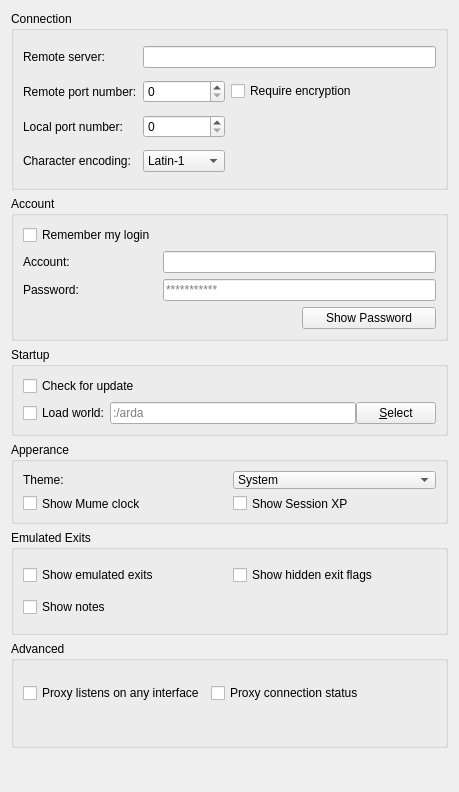
<?xml version="1.0" encoding="UTF-8"?>
<ui version="4.0">
 <class>GeneralPage</class>
 <widget class="QWidget" name="GeneralPage">
  <property name="geometry">
   <rect>
    <x>0</x>
    <y>0</y>
    <width>459</width>
    <height>792</height>
   </rect>
  </property>
  <property name="windowTitle">
   <string>Form1</string>
  </property>
  <layout class="QVBoxLayout">
   <item>
    <widget class="QGroupBox" name="groupBox_connections">
     <property name="minimumSize">
      <size>
       <width>435</width>
       <height>179</height>
      </size>
     </property>
     <property name="title">
      <string>Connection</string>
     </property>
     <layout class="QGridLayout" name="gridLayout_5">
      <item row="2" column="0">
       <widget class="QLabel" name="textLabel4_2">
        <property name="sizePolicy">
         <sizepolicy hsizetype="Minimum" vsizetype="Preferred">
          <horstretch>0</horstretch>
          <verstretch>0</verstretch>
         </sizepolicy>
        </property>
        <property name="text">
         <string>Local port number:</string>
        </property>
        <property name="buddy">
         <cstring>localPort</cstring>
        </property>
       </widget>
      </item>
      <item row="1" column="1">
       <widget class="QSpinBox" name="remotePort">
        <property name="maximum">
         <number>65535</number>
        </property>
       </widget>
      </item>
      <item row="0" column="1" colspan="3">
       <widget class="QLineEdit" name="remoteName">
        <property name="sizePolicy">
         <sizepolicy hsizetype="Expanding" vsizetype="Fixed">
          <horstretch>0</horstretch>
          <verstretch>0</verstretch>
         </sizepolicy>
        </property>
       </widget>
      </item>
      <item row="1" column="0">
       <widget class="QLabel" name="textLabel3_2">
        <property name="sizePolicy">
         <sizepolicy hsizetype="Minimum" vsizetype="Preferred">
          <horstretch>0</horstretch>
          <verstretch>0</verstretch>
         </sizepolicy>
        </property>
        <property name="text">
         <string>Remote port number:</string>
        </property>
        <property name="buddy">
         <cstring>remotePort</cstring>
        </property>
       </widget>
      </item>
      <item row="2" column="1">
       <widget class="QSpinBox" name="localPort">
        <property name="maximum">
         <number>65535</number>
        </property>
       </widget>
      </item>
      <item row="1" column="2">
       <widget class="QCheckBox" name="encryptionCheckBox">
        <property name="toolTip">
         <string>Require that your connection to MUME is always secure</string>
        </property>
        <property name="text">
         <string>Require encryption</string>
        </property>
       </widget>
      </item>
      <item row="0" column="0">
       <widget class="QLabel" name="textLabel2_2">
        <property name="sizePolicy">
         <sizepolicy hsizetype="Minimum" vsizetype="Preferred">
          <horstretch>0</horstretch>
          <verstretch>0</verstretch>
         </sizepolicy>
        </property>
        <property name="text">
         <string>Remote server:</string>
        </property>
        <property name="buddy">
         <cstring>remoteName</cstring>
        </property>
       </widget>
      </item>
      <item row="1" column="3">
       <spacer name="horizontalSpacer">
        <property name="orientation">
         <enum>Qt::Horizontal</enum>
        </property>
        <property name="sizeHint" stdset="0">
         <size>
          <width>40</width>
          <height>20</height>
         </size>
        </property>
       </spacer>
      </item>
      <item row="3" column="0">
       <widget class="QLabel" name="label">
        <property name="text">
         <string>Character encoding:</string>
        </property>
        <property name="buddy">
         <cstring>charsetComboBox</cstring>
        </property>
       </widget>
      </item>
      <item row="3" column="1">
       <widget class="QComboBox" name="charsetComboBox">
        <item>
         <property name="text">
          <string extracomment="Default encoding">Latin-1</string>
         </property>
        </item>
        <item>
         <property name="text">
          <string extracomment="Modern clients only">UTF-8</string>
         </property>
        </item>
        <item>
         <property name="text">
          <string extracomment="No special characters">US-ASCII</string>
         </property>
        </item>
       </widget>
      </item>
     </layout>
    </widget>
   </item>
   <item>
    <widget class="QGroupBox" name="groupBox_3">
     <property name="title">
      <string>Account</string>
     </property>
     <layout class="QGridLayout" name="gridLayout_7">
      <item row="1" column="0">
       <widget class="QLabel" name="label_2">
        <property name="text">
         <string>Account:</string>
        </property>
        <property name="buddy">
         <cstring>accountName</cstring>
        </property>
       </widget>
      </item>
      <item row="2" column="0">
       <widget class="QLabel" name="label_3">
        <property name="text">
         <string>Password:</string>
        </property>
        <property name="buddy">
         <cstring>accountPassword</cstring>
        </property>
       </widget>
      </item>
      <item row="1" column="1" colspan="2">
       <widget class="QLineEdit" name="accountName"/>
      </item>
      <item row="2" column="1" colspan="2">
       <widget class="QLineEdit" name="accountPassword">
        <property name="echoMode">
         <enum>QLineEdit::Password</enum>
        </property>
        <property name="placeholderText">
         <string>***********</string>
        </property>
       </widget>
      </item>
      <item row="3" column="2">
       <widget class="QPushButton" name="showPassword">
        <property name="text">
         <string>Show Password</string>
        </property>
       </widget>
      </item>
      <item row="0" column="0" colspan="3">
       <widget class="QCheckBox" name="autoLogin">
        <property name="text">
         <string>Remember my login</string>
        </property>
       </widget>
      </item>
     </layout>
    </widget>
   </item>
   <item>
    <widget class="QGroupBox" name="groupBox">
     <property name="title">
      <string>Startup</string>
     </property>
     <layout class="QGridLayout" name="gridLayout_3">
      <item row="4" column="0" colspan="2">
       <widget class="QFrame" name="autoLoadFileFrame">
        <property name="frameShape">
         <enum>QFrame::NoFrame</enum>
        </property>
        <property name="frameShadow">
         <enum>QFrame::Plain</enum>
        </property>
        <property name="lineWidth">
         <number>0</number>
        </property>
        <layout class="QGridLayout" name="gridLayout_2">
         <property name="leftMargin">
          <number>0</number>
         </property>
         <property name="topMargin">
          <number>0</number>
         </property>
         <property name="rightMargin">
          <number>0</number>
         </property>
         <property name="bottomMargin">
          <number>0</number>
         </property>
         <property name="spacing">
          <number>0</number>
         </property>
         <item row="2" column="0">
          <widget class="QCheckBox" name="autoLoadCheck">
           <property name="text">
            <string>Load world:</string>
           </property>
          </widget>
         </item>
         <item row="2" column="1">
          <widget class="QLineEdit" name="autoLoadFileName">
           <property name="sizePolicy">
            <sizepolicy hsizetype="Expanding" vsizetype="Fixed">
             <horstretch>0</horstretch>
             <verstretch>0</verstretch>
            </sizepolicy>
           </property>
           <property name="placeholderText">
            <string>:/arda</string>
           </property>
          </widget>
         </item>
         <item row="2" column="2">
          <widget class="QPushButton" name="selectWorldFileButton">
           <property name="sizePolicy">
            <sizepolicy hsizetype="Fixed" vsizetype="Fixed">
             <horstretch>0</horstretch>
             <verstretch>0</verstretch>
            </sizepolicy>
           </property>
           <property name="text">
            <string>&amp;Select</string>
           </property>
          </widget>
         </item>
        </layout>
       </widget>
      </item>
      <item row="3" column="0" colspan="2">
       <widget class="QCheckBox" name="checkForUpdateCheckBox">
        <property name="text">
         <string>Check for update</string>
        </property>
       </widget>
      </item>
     </layout>
    </widget>
   </item>
   <item>
    <widget class="QGroupBox" name="groupBox_statusbar">
     <property name="minimumSize">
      <size>
       <width>435</width>
       <height>73</height>
      </size>
     </property>
     <property name="title">
      <string>Apperance</string>
     </property>
     <layout class="QGridLayout" name="gridLayout_4">
      <property name="bottomMargin">
       <number>9</number>
      </property>
      <item row="1" column="0">
       <widget class="QCheckBox" name="displayMumeClockCheckBox">
        <property name="text">
         <string>Show Mume clock</string>
        </property>
       </widget>
      </item>
      <item row="1" column="1">
       <widget class="QCheckBox" name="displayXPStatusCheckBox">
        <property name="text">
         <string>Show Session XP</string>
        </property>
       </widget>
      </item>
      <item row="0" column="1">
       <widget class="QComboBox" name="themeComboBox">
        <item>
         <property name="text">
          <string>System</string>
         </property>
        </item>
        <item>
         <property name="text">
          <string>Dark</string>
         </property>
        </item>
        <item>
         <property name="text">
          <string>Light</string>
         </property>
        </item>
       </widget>
      </item>
      <item row="0" column="0">
       <widget class="QLabel" name="label_4">
        <property name="text">
         <string>Theme:</string>
        </property>
        <property name="buddy">
         <cstring>themeComboBox</cstring>
        </property>
       </widget>
      </item>
     </layout>
    </widget>
   </item>
   <item>
    <widget class="QGroupBox" name="groupBox_exits">
     <property name="minimumSize">
      <size>
       <width>435</width>
       <height>105</height>
      </size>
     </property>
     <property name="title">
      <string>Emulated Exits</string>
     </property>
     <layout class="QGridLayout" name="gridLayout_6">
      <item row="1" column="0">
       <widget class="QCheckBox" name="emulatedExitsCheckBox">
        <property name="text">
         <string>Show emulated exits</string>
        </property>
       </widget>
      </item>
      <item row="2" column="0">
       <widget class="QCheckBox" name="showNotesCheckBox">
        <property name="text">
         <string>Show notes</string>
        </property>
       </widget>
      </item>
      <item row="1" column="1">
       <widget class="QCheckBox" name="showHiddenExitFlagsCheckBox">
        <property name="text">
         <string>Show hidden exit flags</string>
        </property>
       </widget>
      </item>
     </layout>
    </widget>
   </item>
   <item>
    <widget class="QGroupBox" name="groupBox_2">
     <property name="minimumSize">
      <size>
       <width>435</width>
       <height>107</height>
      </size>
     </property>
     <property name="title">
      <string>Advanced</string>
     </property>
     <layout class="QGridLayout" name="gridLayout">
      <item row="2" column="1">
       <spacer name="horizontalSpacer_2">
        <property name="orientation">
         <enum>Qt::Horizontal</enum>
        </property>
        <property name="sizeHint" stdset="0">
         <size>
          <width>40</width>
          <height>20</height>
         </size>
        </property>
       </spacer>
      </item>
      <item row="0" column="1">
       <widget class="QCheckBox" name="proxyConnectionStatusCheckBox">
        <property name="toolTip">
         <string>Disconnect from the mud client when MUME disconnects</string>
        </property>
        <property name="text">
         <string>Proxy connection status</string>
        </property>
       </widget>
      </item>
      <item row="0" column="0">
       <widget class="QCheckBox" name="proxyListensOnAnyInterfaceCheckBox">
        <property name="toolTip">
         <string>Allow external traffic to connect to MMapper</string>
        </property>
        <property name="text">
         <string>Proxy listens on any interface</string>
        </property>
       </widget>
      </item>
     </layout>
    </widget>
   </item>
   <item>
    <spacer name="verticalSpacer">
     <property name="orientation">
      <enum>Qt::Vertical</enum>
     </property>
     <property name="sizeHint" stdset="0">
      <size>
       <width>20</width>
       <height>40</height>
      </size>
     </property>
    </spacer>
   </item>
  </layout>
 </widget>
 <tabstops>
  <tabstop>remoteName</tabstop>
  <tabstop>remotePort</tabstop>
  <tabstop>encryptionCheckBox</tabstop>
  <tabstop>localPort</tabstop>
  <tabstop>charsetComboBox</tabstop>
  <tabstop>autoLogin</tabstop>
  <tabstop>accountName</tabstop>
  <tabstop>accountPassword</tabstop>
  <tabstop>showPassword</tabstop>
  <tabstop>checkForUpdateCheckBox</tabstop>
  <tabstop>autoLoadCheck</tabstop>
  <tabstop>autoLoadFileName</tabstop>
  <tabstop>selectWorldFileButton</tabstop>
  <tabstop>themeComboBox</tabstop>
  <tabstop>displayMumeClockCheckBox</tabstop>
  <tabstop>displayXPStatusCheckBox</tabstop>
  <tabstop>emulatedExitsCheckBox</tabstop>
  <tabstop>showHiddenExitFlagsCheckBox</tabstop>
  <tabstop>showNotesCheckBox</tabstop>
  <tabstop>proxyListensOnAnyInterfaceCheckBox</tabstop>
  <tabstop>proxyConnectionStatusCheckBox</tabstop>
  <tabstop>configurationResetButton</tabstop>
 </tabstops>
 <resources/>
 <connections/>
</ui>
